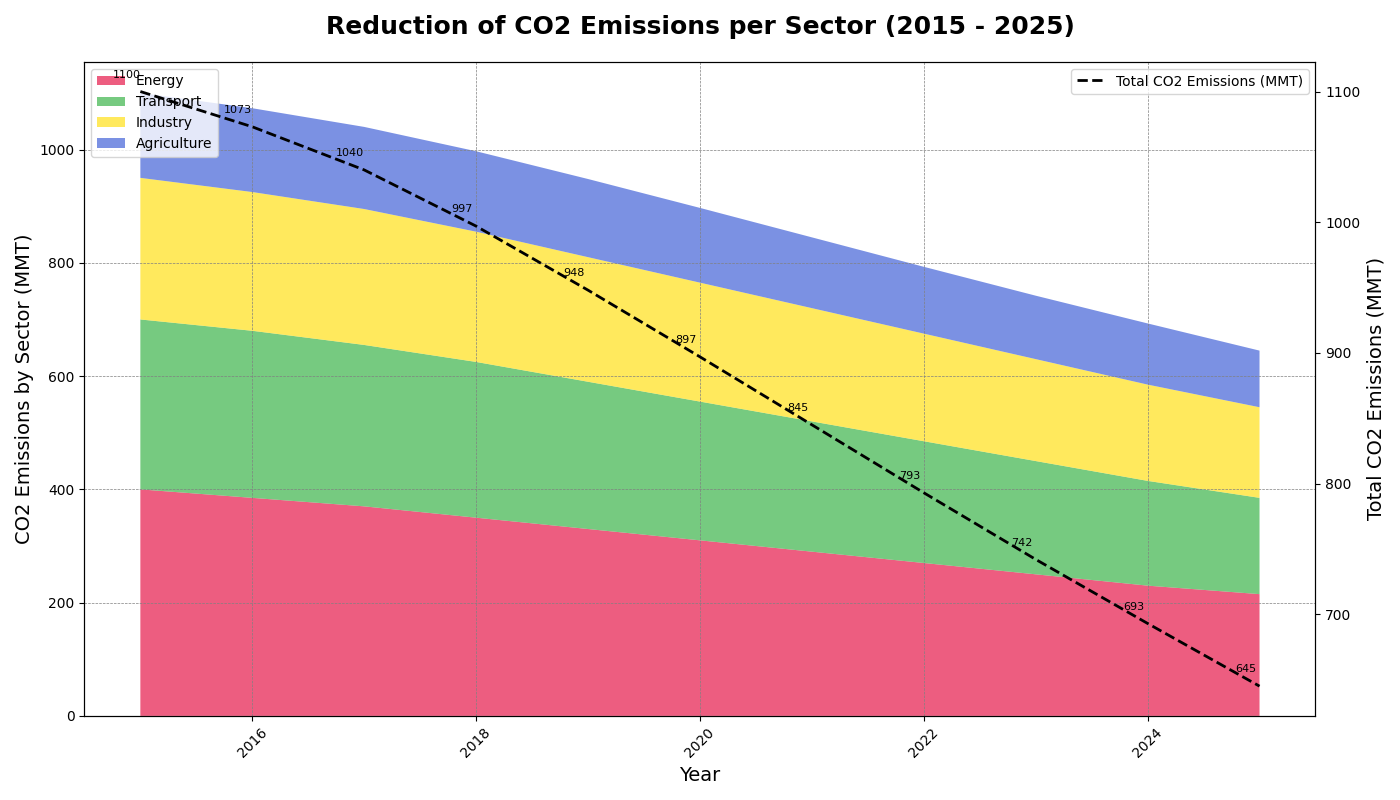

Here is the Python script that generated this plot:
import matplotlib.pyplot as plt
import numpy as np

years = np.arange(2015, 2026)

energy = [400, 385, 370, 350, 330, 310, 290, 270, 250, 230, 215]
transport = [300, 295, 285, 275, 260, 245, 230, 215, 200, 185, 170]
industry = [250, 245, 240, 230, 220, 210, 200, 190, 180, 170, 160]
agriculture = [150, 148, 145, 142, 138, 132, 125, 118, 112, 108, 100]
total_emissions = np.array(energy) + np.array(transport) + np.array(industry) + np.array(agriculture)

fig, ax1 = plt.subplots(figsize=(14, 8))
ax2 = ax1.twinx()

# Changed color palette
ax1.stackplot(years, energy, transport, industry, agriculture,
              labels=['Energy', 'Transport', 'Industry', 'Agriculture'],
              colors=['#e6194b', '#3cb44b', '#ffe119', '#4363d8'], alpha=0.7)

ax2.plot(years, total_emissions, 'k--', label='Total CO2 Emissions (MMT)', linewidth=2)

for i, value in enumerate(total_emissions):
    ax2.annotate(f'{value}', (years[i], total_emissions[i]),
                 textcoords="offset points", xytext=(-10,10), ha='center', fontsize=8)

ax1.set_title('Reduction of CO2 Emissions per Sector (2015 - 2025)', fontsize=18, weight='bold', pad=20)
ax1.set_xlabel('Year', fontsize=14)
ax1.set_ylabel('CO2 Emissions by Sector (MMT)', fontsize=14)
ax2.set_ylabel('Total CO2 Emissions (MMT)', fontsize=14)

ax1.tick_params(axis='x', labelrotation=45)
ax1.legend(loc='upper left', fontsize=10)
ax2.legend(loc='upper right', fontsize=10)

ax1.grid(visible=True, linestyle='--', linewidth=0.5, color='gray', which='both')

plt.tight_layout()
plt.show()
